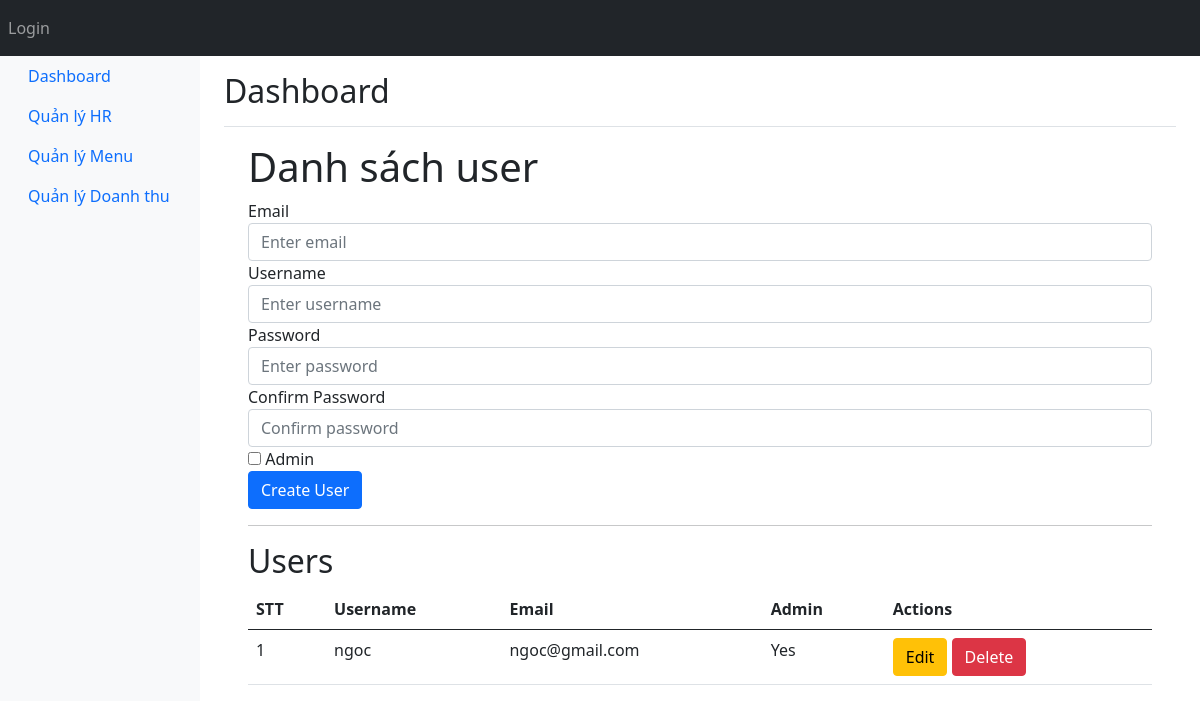
The page /hr_management (signed in) on the database as committed earlier.
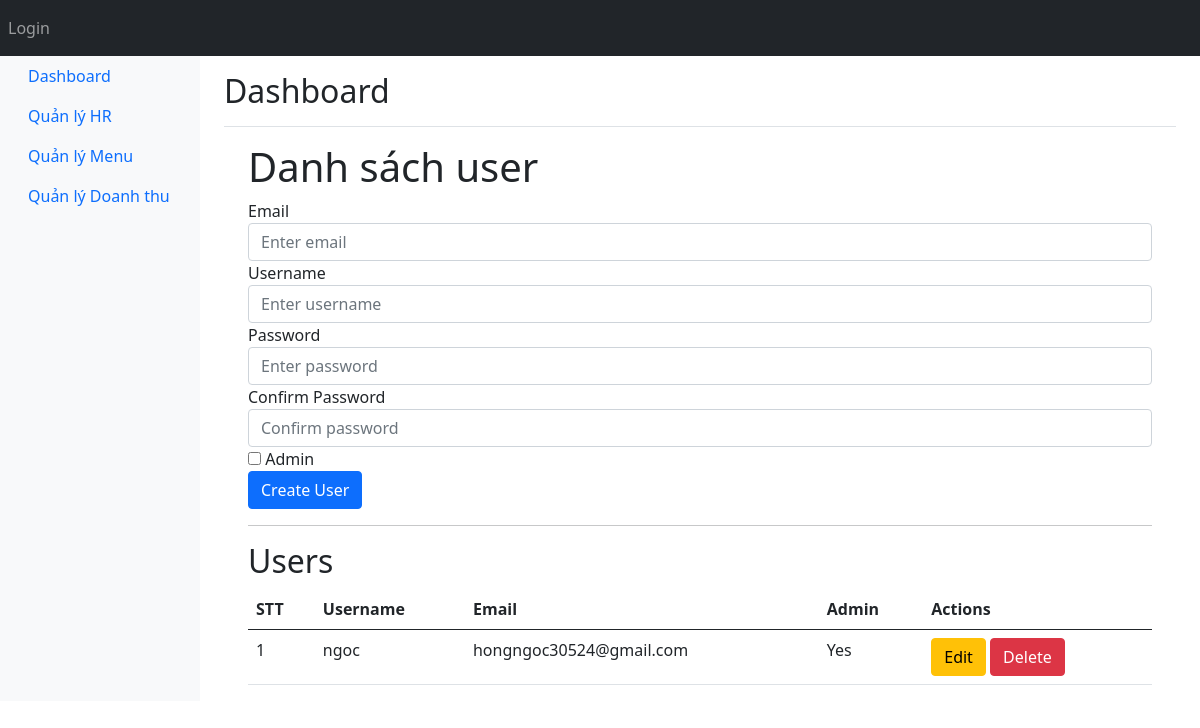
The same page on the database as committed later.
### backend/models.py (models this page shows)
class User(db.Model, UserMixin):
    id = db.Column(db.Integer, primary_key=True)
    email = db.Column(db.String(150), unique=True)
    password = db.Column(db.String(150))
    username = db.Column(db.String(150))
    is_admin = db.Column(db.Boolean, default=False)

### backend/auth.py (the view, shortened to what this page needs)
@auth.route('/hr_management', methods=['GET', 'POST'])
@login_required
@admin_required
def hr_management():
    users = User.query.all()
    return render_template("HR_management.html", user=users)

### backend/auth.py (called while the page is built)
def admin_required(f):
    @wraps(f)
    def wrap(*args, **kwargs):
        if current_user.is_admin:
            return f(*args, **kwargs)
        else:
            abort(403)
    return wrap

### backend/templates/hr_management.html (shortened to what the changed rows need)
{% extends "base.html" %}
{% block content %}
<div class="container-fluid">
    <div class="row">
        <main class="col-md-9 ms-sm-auto col-lg-10 px-md-4">
            <div class="d-flex justify-content-between flex-wrap flex-md-nowrap align-items-center pt-3 pb-2 mb-3 border-bottom">
                <h1 class="h2">Dashboard</h1>
            </div>
            <div class="container">
                <h1>Danh sách user</h1>
                <h2>Users</h2>
                <table class="table">
                    <thead>
                        <tr>
                            <th>STT</th>
                            <th>Username</th>
                            <th>Email</th>
                            <th>Admin</th>
                            <th>Actions</th>
                        </tr>
                    </thead>
                    <tbody>
                        {% if user %}
                            {% for user in user %}
                            <tr>
                                <td>{{ loop.index }}</td>
                                <td>
                                    <span class="user-info"> {{ user.username }}</span>
                                </td>
                                <td>
                                    <span class="user-info"> {{ user.email }}</span>
                                </td>
                                <td>
                                    <span class="user-info"> {{ 'Yes' if user.is_admin else 'No' }}</span>
                                </td>
                                <td>
                                    <button class="btn btn-warning edit-btn" onclick="editUser(this, '{{ user.id }}')">Edit</button>
                                    <button class="btn btn-danger" onclick="deleteUser('{{ user.id }}')">Delete</button>
                                </td>
                            </tr>
                            {% endfor %}
                        {% else %}
                            <p>No users found.</p>
                        {% endif %}
                    </tbody>
                </table>
            </div>
        </main>
    </div>
</div>
{% endblock %}

Rows that differ between the two databases and show on the page:
changed User "ngoc": email "ngoc@gmail.com" → "hongngoc30524@gmail.com"
